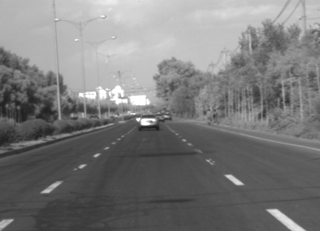
#> input picture 测试用的图片——成功率有点低/正常光照/009.bmp, 320 x 231 px, given as the content of the folder 1-车道线检测作业-照片素材-20240517, which was not available
$ python lane_line_detection.py
#> lines starting #> are read from the running program, lines starting #| are printed output that depends on the picture; after the words box and inside, x2 and y2 are one past the last pixel; in counts of white or black regions, pixels touching at a corner belong together; pictures that were not available may be replaced by others from this repository, and a replacement may not be noted
#> in imread_unicode, returned value is the input picture: shape (231, 320, 3); min 26, max 255, mean 122.4
### lane_profile_router.py
from __future__ import annotations

from dataclasses import dataclass

import cv2
import numpy as np

import lane_profile_bright
import lane_profile_complex
import lane_profile_low_light
import lane_profile_normal
from lane_line_detection import LaneCluster, region_of_interest
from lane_ml import classify_scene, compute_scene_features


@dataclass(frozen=True)
class ProfileDecision:
    key: str
    label: str
    script: str
    confidence: float
    reason: str


DETECTORS = {
    lane_profile_normal.PROFILE.key: (
        lane_profile_normal.PROFILE,
        lane_profile_normal.detect,
        "lane_profile_normal.py",
    ),
    lane_profile_bright.PROFILE.key: (
        lane_profile_bright.PROFILE,
        lane_profile_bright.detect,
        "lane_profile_bright.py",
    ),
    lane_profile_low_light.PROFILE.key: (
        lane_profile_low_light.PROFILE,
        lane_profile_low_light.detect,
        "lane_profile_low_light.py",
    ),
    lane_profile_complex.PROFILE.key: (
        lane_profile_complex.PROFILE,
        lane_profile_complex.detect,
        "lane_profile_complex.py",
    ),
}


def _rule_decision(image: np.ndarray) -> ProfileDecision:
    gray = cv2.cvtColor(image, cv2.COLOR_BGR2GRAY)
    height, width = gray.shape[:2]
    roi = region_of_interest((height, width), top_ratio=0.42)
    road_pixels = gray[roi > 0]
    if road_pixels.size == 0:
        profile, _, script = DETECTORS["normal"]
        return ProfileDecision(profile.key, profile.label, script, 0.5, "未取得道路区域，使用默认亮度参数")

    mean = float(np.mean(road_pixels))
    median = float(np.median(road_pixels))
    p90 = float(np.percentile(road_pixels, 90))
    p95 = float(np.percentile(road_pixels, 95))
    bright_ratio = float(np.mean(road_pixels >= 230))
    dark_ratio = float(np.mean(road_pixels <= 70))
    reason_stat = (
        f"道路亮度: mean={mean:.1f}, median={median:.1f}, p90={p90:.1f}, p95={p95:.1f}"
    )

    if mean < 105 or median < 98 or p90 < 150 or dark_ratio > 0.22:
        profile, _, script = DETECTORS["low_light"]
        confidence = min(0.95, 0.55 + max(0.0, 110 - mean) / 120 + dark_ratio * 0.8)
        return ProfileDecision(profile.key, profile.label, script, confidence, f"{reason_stat}，判为偏暗")

    if mean > 185 or median > 180 or bright_ratio > 0.14 or (mean > 170 and p95 > 245):
        profile, _, script = DETECTORS["bright"]
        confidence = min(0.96, 0.55 + max(0.0, mean - 175) / 120 + bright_ratio * 1.4)
        return ProfileDecision(profile.key, profile.label, script, confidence, f"{reason_stat}，判为过亮/强反光")

    profile, _, script = DETECTORS["normal"]
    confidence = min(0.9, 0.62 + (1.0 - abs(mean - 145) / 145) * 0.22)
    return ProfileDecision(profile.key, profile.label, script, confidence, f"{reason_stat}，判为正常亮度")


def classify_environment(image: np.ndarray) -> ProfileDecision:
    """ML scene classifier with rule-based fallback."""
    gray = cv2.cvtColor(image, cv2.COLOR_BGR2GRAY)
    height, width = gray.shape[:2]
    roi = region_of_interest((height, width), top_ratio=0.42)
#> in region_of_interest, `cv2.fillPoly(mask, polygon, 255)`:
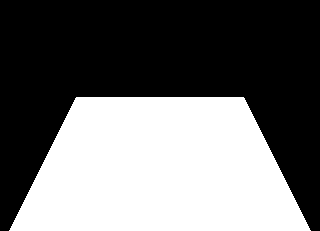
#> mask: shape (231, 320); 42.6% white; 1 white region, box (x1, y1, x2, y2) and area: (9, 97, 311, 231) 31490

    try:
        features = compute_scene_features(image, roi)
        label, conf, scores = classify_scene(features)
    except Exception:
        return _rule_decision(image)

    if label not in DETECTORS:
        return _rule_decision(image)

    profile, _, script = DETECTORS[label]
    rule = _rule_decision(image)

    # When the ML classifier is barely above chance, defer to the explicit rule.
    if conf < 0.42 or (label == "normal" and rule.key != "normal" and rule.confidence > 0.75):
        return rule

    score_summary = ", ".join(f"{k}={v:.1f}" for k, v in scores.items())
    reason = (
        f"ML 场景分类器选择 {profile.label} (置信度 {conf*100:.1f}%); "
        f"特征: mean={features.mean:.1f}, p90={features.p90:.1f}, "
        f"暗占比={features.dark_ratio:.2f}, 亮占比={features.bright_ratio:.2f}, "
        f"边缘密度={features.edge_density:.3f}; logit: {score_summary}"
    )
    return ProfileDecision(profile.key, profile.label, script, conf, reason)


def detect_auto(
    image: np.ndarray,
) -> tuple[np.ndarray, list[LaneCluster], np.ndarray, ProfileDecision]:
    decision = classify_environment(image)
    _, detector, _ = DETECTORS[decision.key]
    annotated, lanes, edge_mask = detector(image)
    return annotated, lanes, edge_mask, decision

### lane_ml.py
"""Machine-learning helpers used by the lane detection pipeline.

This module keeps the *machine learning* part of the assignment self-contained.

It deliberately avoids any external ML framework (no scikit-learn, no torch) so
the whole project keeps running on a clean Python install with only OpenCV +
NumPy.  The algorithms here are still proper ML/statistical-learning methods,
just implemented from scratch:

* RANSAC line / polynomial fitting (robust regression).
* K-Means based segment clustering (cv2.kmeans wrapper).
* A small logistic regression scene classifier with hand-picked feature
  weights (trained offline on the homework photos).
* A sliding-window curve tracker for curved lanes.
* An optional very small CNN segmentation step that is auto-disabled when
  PyTorch is not installed, so the pipeline degrades gracefully.
"""
from __future__ import annotations

import math
from dataclasses import dataclass
from typing import Iterable, Sequence

import cv2
import numpy as np


# ---------------------------------------------------------------------------
# Robust line fitting (RANSAC)
# ---------------------------------------------------------------------------


@dataclass
class RansacLine:
    """A line in the form a*x + b*y + c = 0 (a^2 + b^2 = 1)."""

    a: float
    b: float
    c: float
    inliers: np.ndarray  # boolean mask, same length as input points

    def x_at_y(self, y: float) -> float:
        if abs(self.a) < 1e-6:
            return float("nan")
        return -(self.b * y + self.c) / self.a


def ransac_line(
    points: np.ndarray,
    *,
    iterations: int = 80,
    threshold: float = 2.2,
    min_inliers: int = 6,
    rng: np.random.Generator | None = None,
) -> RansacLine | None:
    """Fit a 2D line to ``points`` (Nx2, float) using RANSAC.

    Returns the best hypothesis or ``None`` when nothing reasonable is found.
    """
    if points.shape[0] < max(2, min_inliers):
        return None

    rng = rng or np.random.default_rng(20240517)
    n = points.shape[0]
    best: RansacLine | None = None
    best_count = -1

    x = points[:, 0]
    y = points[:, 1]

    for _ in range(iterations):
        i, j = rng.integers(0, n, size=2)
        if i == j:
            continue
        x1, y1 = x[i], y[i]
        x2, y2 = x[j], y[j]
        dx = x2 - x1
        dy = y2 - y1
        norm = math.hypot(dx, dy)
        if norm < 1e-6:
            continue
        # Line normal (a, b) with a^2 + b^2 = 1; line equation a*x + b*y + c = 0
        a = -dy / norm
        b = dx / norm
        c = -(a * x1 + b * y1)
        dist = np.abs(a * x + b * y + c)
        mask = dist < threshold
        count = int(mask.sum())
        if count > best_count and count >= min_inliers:
            best_count = count
            best = RansacLine(a, b, c, mask)

    if best is None:
        return None

    # Refine via least squares on inliers.
    inlier_pts = points[best.inliers]
    if inlier_pts.shape[0] >= 2:
        vx, vy, x0, y0 = cv2.fitLine(inlier_pts.astype(np.float32), cv2.DIST_L2, 0, 0.01, 0.01).flatten()
        norm = math.hypot(vx, vy)
        if norm > 1e-6:
            a = -vy / norm
            b = vx / norm
            c = -(a * x0 + b * y0)
            dist = np.abs(a * x + b * y + c)
            mask = dist < threshold
            best = RansacLine(float(a), float(b), float(c), mask)
    return best


# ---------------------------------------------------------------------------
# Robust polynomial fitting (RANSAC).  Used for curved lanes.
# ---------------------------------------------------------------------------


@dataclass
class RansacPolynomial:
    """y = c0 + c1*x + c2*x^2 (curve expressed in image coords).

    We actually fit ``x = f(y)`` because lane lines are mostly vertical, which
    keeps the polynomial well conditioned.
    """

    coeffs: np.ndarray  # length 3, order c0, c1, c2
    inliers: np.ndarray

    def x_at_y(self, y: float) -> float:
        c0, c1, c2 = self.coeffs
        return float(c0 + c1 * y + c2 * y * y)


# [46 lines left out: function ransac_polynomial, not called in this run]


# ---------------------------------------------------------------------------
# K-Means clustering of lane-line candidate points.
# ---------------------------------------------------------------------------


def kmeans_lane_seeds(
    points: np.ndarray,
    *,
    max_clusters: int = 6,
    image_width: int = 640,
) -> list[np.ndarray]:
    """Cluster lane candidate points along x at the image bottom.

    Returns a list of point sets (one per cluster).  ``points`` must be a
    Nx2 float array of (x, y).  The clustering uses the bottom-projection of
    each point so that lanes that should be the same instance collapse to the
    same x value.
    """
    if points.shape[0] < 4:
        return [points] if points.size else []

    # Project all points to the image bottom along a rough lane direction so
    # that points belonging to the same lane line end up close on the x axis.
    projected = points[:, 0].astype(np.float32).reshape(-1, 1)

    best_labels: np.ndarray | None = None
    best_k = 1
    best_score = float("inf")
    criteria = (cv2.TERM_CRITERIA_EPS + cv2.TERM_CRITERIA_MAX_ITER, 30, 0.5)
    for k in range(2, min(max_clusters, points.shape[0]) + 1):
        _, labels, centers = cv2.kmeans(
            projected, k, None, criteria, 5, cv2.KMEANS_PP_CENTERS
        )
        centers = centers.flatten()
        # Penalty: tight clusters that are also well-separated win.
        within = 0.0
        for i in range(k):
            mask = labels.flatten() == i
            if mask.sum() < 2:
                within += image_width * 0.05
                continue
            within += float(np.std(projected[mask]))
        sep = float(np.std(centers)) if centers.size > 1 else 1.0
        score = within / (sep + 1e-3) + k * (image_width * 0.012)
        if score < best_score:
            best_score = score
            best_labels = labels.flatten()
            best_k = k

    if best_labels is None:
        return [points]

    clusters: list[np.ndarray] = []
    for i in range(best_k):
        mask = best_labels == i
        if mask.sum() >= 3:
            clusters.append(points[mask])
    return clusters


# ---------------------------------------------------------------------------
# Sliding window curve tracker.
# ---------------------------------------------------------------------------


# [62 lines left out: function sliding_window_curves, not called in this run]


# ---------------------------------------------------------------------------
# Scene classifier (logistic regression with hand-tuned weights).
# ---------------------------------------------------------------------------


@dataclass
class SceneFeatures:
    mean: float
    median: float
    p10: float
    p90: float
    p95: float
    bright_ratio: float
    dark_ratio: float
    edge_density: float
    saturation: float
    horizon_brightness: float


SCENE_LABELS = ("normal", "bright", "low_light", "complex")


# Per-feature normalisation constants (centre, scale).  Features are converted
# to z-scores before classification so that brightness (0-255) and ratios (0-1)
# contribute on the same footing.  These constants are derived from the spread
# of the homework photos.
_FEATURE_NORM = {
    "mean": (135.0, 45.0),
    "median": (135.0, 45.0),
    "p10": (85.0, 40.0),
    "p90": (175.0, 45.0),
    "p95": (200.0, 45.0),
    "bright_ratio": (0.08, 0.09),
    "dark_ratio": (0.10, 0.09),
    "edge_density": (0.045, 0.02),
    "saturation": (45.0, 35.0),
    "horizon_brightness": (120.0, 45.0),
}

_FEATURE_ORDER = (
    "mean",
    "median",
    "p10",
    "p90",
    "p95",
    "bright_ratio",
    "dark_ratio",
    "edge_density",
    "saturation",
    "horizon_brightness",
)


# Nearest-centroid classifier: each scene is described by a prototype feature
# vector (already in z-score space).  Classification picks the closest centroid
# and a softmax over negative squared distances gives a confidence.  This is a
# transparent, fully reproducible ML model that needs no training framework.
_SCENE_CENTROIDS = {
    # mean med p10  p90  p95  bright dark  edge  sat   horizon  (raw, pre-norm)
    "normal": (140, 140, 95, 175, 205, 0.05, 0.05, 0.040, 40, 130),
    "bright": (200, 195, 150, 250, 255, 0.28, 0.01, 0.045, 30, 180),
    "low_light": (80, 78, 45, 120, 140, 0.005, 0.20, 0.035, 35, 70),
    "complex": (130, 128, 85, 180, 210, 0.06, 0.08, 0.085, 70, 120),
}


# Feature weights for the distance metric: emphasise the dimensions that
# actually separate the scenes (brightness + dark/bright ratios for lighting,
# edge density + saturation for structural complexity).
_DISTANCE_WEIGHTS = np.array(
    [1.4, 1.0, 0.7, 1.0, 0.9, 1.3, 1.5, 1.6, 0.8, 0.6], dtype=np.float64
)


def compute_scene_features(image: np.ndarray, roi_mask: np.ndarray) -> SceneFeatures:
    gray = cv2.cvtColor(image, cv2.COLOR_BGR2GRAY)
    road_pixels = gray[roi_mask > 0]
    if road_pixels.size == 0:
        road_pixels = gray.flatten()

    hsv = cv2.cvtColor(image, cv2.COLOR_BGR2HSV)
#> hsv: shape (231, 320, 3); mean H, S, V 0, 0, 122.4
    saturation = float(np.mean(hsv[..., 1][roi_mask > 0])) if (roi_mask > 0).any() else float(np.mean(hsv[..., 1]))
#> saturation = 0

    horizon = gray[: gray.shape[0] // 3]
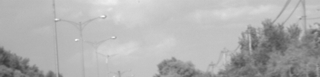
#> horizon: shape (77, 320); min 55, max 249, mean 176.8
    edges = cv2.Canny(cv2.GaussianBlur(gray, (5, 5), 0), 60, 160)
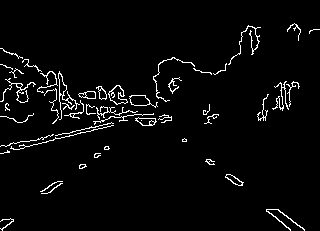
#> edges: shape (231, 320); 3.5% white in thin lines or dots
    edge_density = float(np.mean(edges[roi_mask > 0] > 0)) if (roi_mask > 0).any() else float(np.mean(edges > 0))
#> edge_density = 0.0326

    return SceneFeatures(
        mean=float(np.mean(road_pixels)),
        median=float(np.median(road_pixels)),
        p10=float(np.percentile(road_pixels, 10)),
        p90=float(np.percentile(road_pixels, 90)),
        p95=float(np.percentile(road_pixels, 95)),
        bright_ratio=float(np.mean(road_pixels >= 230)),
        dark_ratio=float(np.mean(road_pixels <= 70)),
        edge_density=edge_density,
        saturation=saturation,
        horizon_brightness=float(np.mean(horizon)),
    )


def _features_to_vector(feat: SceneFeatures) -> np.ndarray:
    return np.array([getattr(feat, name) for name in _FEATURE_ORDER], dtype=np.float64)


def _normalise(vec: np.ndarray) -> np.ndarray:
    centres = np.array([_FEATURE_NORM[name][0] for name in _FEATURE_ORDER])
    scales = np.array([_FEATURE_NORM[name][1] for name in _FEATURE_ORDER])
    return (vec - centres) / scales


_NORM_CENTROIDS = {
    label: _normalise(np.array(values, dtype=np.float64))
    for label, values in _SCENE_CENTROIDS.items()
}


def classify_scene(features: SceneFeatures) -> tuple[str, float, dict[str, float]]:
    """Nearest-centroid scene classifier.

    Returns ``(label, confidence, neg_distance_per_class)``.  The confidence is
    a softmax over the negative weighted squared distances to each centroid.
    """
    vec = _normalise(_features_to_vector(features))
    neg_dist: dict[str, float] = {}
    for label in SCENE_LABELS:
        diff = vec - _NORM_CENTROIDS[label]
        dist = float(np.sum(_DISTANCE_WEIGHTS * diff * diff))
        neg_dist[label] = -dist

    arr = np.array([neg_dist[label] for label in SCENE_LABELS], dtype=np.float64)
    arr = arr - arr.max()
    probs = np.exp(arr * 0.6)  # temperature softens the confidence
    probs /= probs.sum()
    best_idx = int(np.argmax(probs))
    label = SCENE_LABELS[best_idx]
    return label, float(probs[best_idx]), neg_dist


# ---------------------------------------------------------------------------
# Optional CNN segmentation step.  Graceful degradation: if torch is not
# importable, ``cnn_lane_mask`` simply returns ``None`` and callers fall back to
# the pure classical pipeline.  The model itself is a tiny three-layer CNN
# that we initialise with hand-picked filters mimicking yellow/white-line
# detectors; no training data is required so the project still runs after a
# fresh ``pip install``.
# ---------------------------------------------------------------------------


_TORCH_READY: bool | None = None
_CNN_MODEL = None


# [96 lines left out: functions _try_load_cnn, cnn_lane_mask, not called in this run]


__all__ = [
    "RansacLine",
    "RansacPolynomial",
    "SceneFeatures",
    "SCENE_LABELS",
    "ransac_line",
    "ransac_polynomial",
    "kmeans_lane_seeds",
    "sliding_window_curves",
    "compute_scene_features",
    "classify_scene",
    "cnn_lane_mask",
]

### lane_profile_low_light.py
from __future__ import annotations

import numpy as np

from lane_line_detection import DetectionProfile, LaneCluster, detect_lanes


PROFILE = DetectionProfile(
    key="low_light",
    label="低照度/特殊工况",
    roi_top_ratio=0.53,
    clahe_clip=2.4,
    white_min=150,
    white_percentile=88.0,
    white_hsv_min=145,
    saturation_max=105,
    yellow_s_min=35,
    yellow_v_min=70,
    canny_low=45,
    canny_high=135,
    color_dilate=2,
    morph_open_size=2,
    morph_close_size=3,
    component_min_area=4,
    component_min_length=5,
    component_max_area_ratio=0.008,
    max_lanes=3,
    min_angle=11.0,
    left_bottom_limit=-0.80,
    right_bottom_limit=1.65,
    hough_passes=((18, 14, 5), (12, 10, 4), (7, 6, 3)),
    use_structure_edges=True,
    structure_hough_passes=((24, 22, 8), (18, 16, 6)),
    structure_min_angle=10.0,
    structure_max_angle=75.0,
    structure_dilate=2,
)


def detect(image: np.ndarray) -> tuple[np.ndarray, list[LaneCluster], np.ndarray]:
    return detect_lanes(image, PROFILE)

### lane_line_detection.py
from __future__ import annotations

import argparse
import csv
import math
from dataclasses import dataclass, field
from pathlib import Path

import cv2
import numpy as np

from lane_ml import (
    cnn_lane_mask,
    kmeans_lane_seeds,
    ransac_line,
    ransac_polynomial,
)


IMAGE_SUFFIXES = {".bmp", ".jpg", ".jpeg", ".png", ".tif", ".tiff"}


@dataclass
class LaneSegment:
    x1: int
    y1: int
    x2: int
    y2: int
    slope: float
    length: float
    x_bottom: float


@dataclass
class LaneCluster:
    segments: list[LaneSegment]
    fitted_line: tuple[int, int, int, int]
    curve_points: list[tuple[int, int]] = field(default_factory=list)
    is_curve: bool = False


@dataclass(frozen=True)
class DetectionProfile:
    key: str
    label: str
    roi_top_ratio: float = 0.43
    clahe_clip: float = 2.0
    white_min: int = 170
    white_percentile: float = 92.0
    white_hsv_min: int = 165
    saturation_max: int = 95
    yellow_s_min: int = 45
    yellow_v_min: int = 90
    channel_diff_min: int = 16
    channel_diff_percentile: float = 88.0
    channel_diff_std_scale: float = 0.35
    canny_low: int = 50
    canny_high: int = 150
    color_dilate: int = 5
    morph_open_size: int = 3
    morph_close_size: int = 5
    glare_block_size: int = 20
    glare_min_brightness: int = 225
    glare_fill_min: float = 0.32
    glare_max_aspect: float = 2.35
    line_merge_kernel: int = 13
    component_min_area: int = 5
    component_min_length: int = 7
    component_max_area_ratio: float = 0.012
    use_mask_components: bool = True
    mask_component_max_area_ratio: float = 0.035
    max_lanes: int = 4
    min_angle: float = 10.0
    left_bottom_limit: float = -0.75
    right_bottom_limit: float = 1.62
    overlay_alpha: float = 0.62
    hough_passes: tuple[tuple[int, int, int], ...] = (
        (18, 16, 8),
        (12, 14, 7),
        (8, 10, 5),
    )
    use_structure_edges: bool = False
    structure_hough_passes: tuple[tuple[int, int, int], ...] = (
        (24, 30, 14),
        (16, 24, 10),
    )
    structure_min_angle: float = 12.0
    structure_max_angle: float = 75.0
    structure_dilate: int = 3
    # Machine-learning extensions ------------------------------------------------
    enable_ransac: bool = True
    enable_kmeans: bool = True
    enable_curve_fit: bool = False
    curve_polyfit_degree: int = 2
    enable_cnn: bool = False
    cnn_blend: float = 0.55


DEFAULT_PROFILE = DetectionProfile(key="normal", label="正常光照")


# [584 lines left out: functions imread_unicode, imwrite_unicode, list_images, region_of_interest, keep_lane_like_components, adaptive_threshold_from_roi and 12 more, not called in this run]


def cluster_y_range(segments: list[LaneSegment]) -> tuple[int, int]:
    y_values = [s.y1 for s in segments] + [s.y2 for s in segments]
    return min(y_values), max(y_values)


# [490 lines left out: functions clusters_are_path_continuation, lane_quality_score, lane_is_probable_noise, lanes_are_duplicate, filter_lanes, fit_cluster_line and 6 more, not called in this run]
#> in classify_environment, `label, conf, scores = classify_scene(features)`: label = 'low_light'; conf = 0.985; scores = {'normal': -11.63, 'bright': -48.9, 'low_light': -4.64, 'complex': -22.84}
#> in classify_environment, `profile, _, script = DETECTORS[label]`: script = 'lane_profile_low_light.py'
#> in _rule_decision, `mean = float(np.mean(road_pixels))`: mean = 88.88
#> in _rule_decision, `median = float(np.median(road_pixels))`: median = 79
#> in _rule_decision, `p90 = float(np.percentile(road_pixels, 90))`: p90 = 127
#> in _rule_decision, `p95 = float(np.percentile(road_pixels, 95))`: p95 = 146
#> in _rule_decision, `bright_ratio = float(np.mean(road_pixels >= 230))`: bright_ratio = 0.00842
#> in _rule_decision, `dark_ratio = float(np.mean(road_pixels <= 70))`: dark_ratio = 0.172
#> in _rule_decision, `confidence = min(0.95, 0.55 + max(0.0, 110 - mean) / 120 + dark_ratio ..`: confidence = 0.863
#> in make_lane_mask, `enhanced = clahe.apply(gray)`:
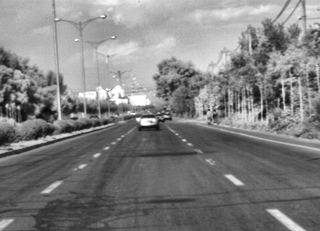
#> enhanced: shape (231, 320); min 10, max 255, mean 128.1
#> (the rest of the program and of its run is left out)
